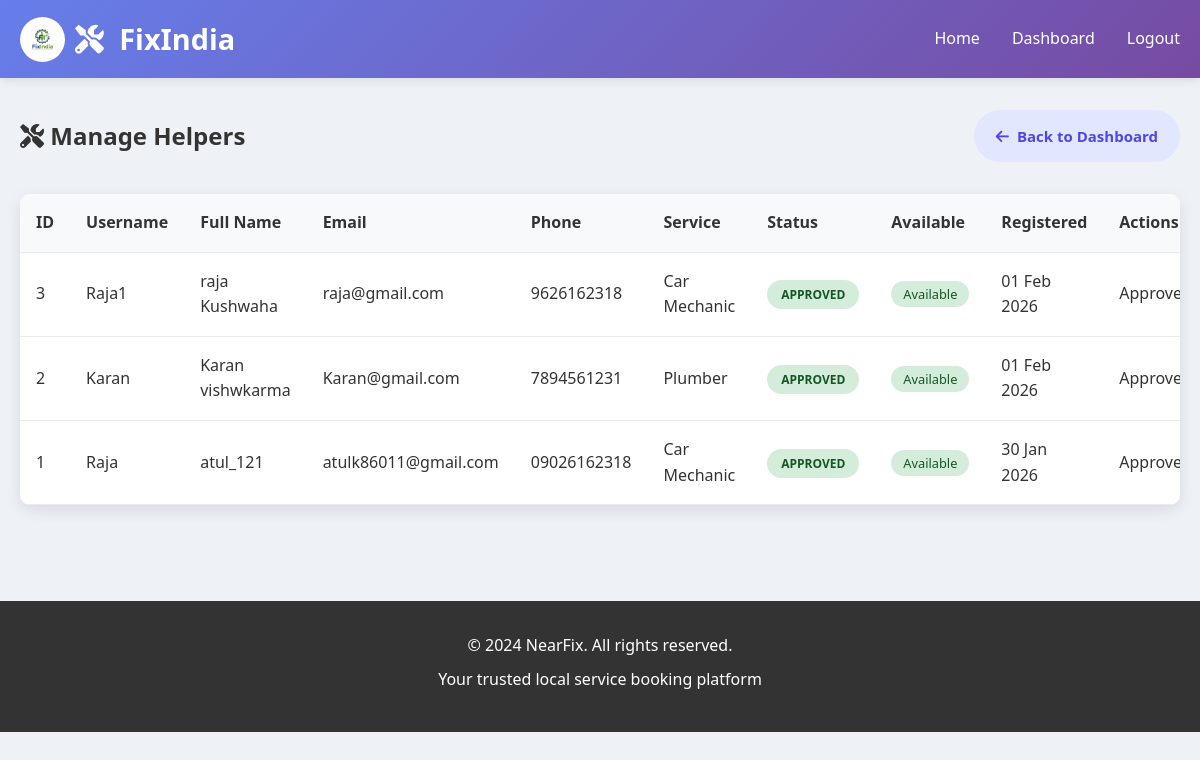
Screenshot of /admin/helpers (signed in) with the database file from the repository.
### tables this page shows
CREATE TABLE helpers (
                helper_id INTEGER PRIMARY KEY AUTOINCREMENT,
                username TEXT UNIQUE NOT NULL,
                email TEXT UNIQUE NOT NULL,
                password TEXT NOT NULL,
                full_name TEXT NOT NULL,
                phone TEXT,
                service_type_id INTEGER,
                latitude REAL,
                longitude REAL,
                is_available BOOLEAN DEFAULT 1,
                is_approved BOOLEAN DEFAULT 0,
                created_at TIMESTAMP DEFAULT CURRENT_TIMESTAMP,
                FOREIGN KEY (service_type_id) REFERENCES services(service_id)
            );

CREATE TABLE services (
                service_id INTEGER PRIMARY KEY AUTOINCREMENT,
                service_name TEXT NOT NULL,
                description TEXT,
                created_at TIMESTAMP DEFAULT CURRENT_TIMESTAMP
            );

### app.py (the view)
    def decorated_function(*args, **kwargs):
        if 'admin_id' not in session:
            flash('Admin access required!', 'error')
            return redirect(url_for('admin_login'))
        return f(*args, **kwargs)

### app.py (called while the page is built)
def get_db_connection():
    conn = sqlite3.connect(DATABASE)
    conn.row_factory = sqlite3.Row
    return conn

@app.template_filter('date')
def format_date(value, fmt='%Y-%m-%d'):
    if isinstance(value, str):
        try:
            value = datetime.strptime(value, '%Y-%m-%d %H:%M:%S')
        except ValueError:
            return value
    return value.strftime(fmt)

def admin_required(f):
    def decorated_function(*args, **kwargs):
        if 'admin_id' not in session:
            flash('Admin access required!', 'error')
            return redirect(url_for('admin_login'))
        return f(*args, **kwargs)
    decorated_function.__name__ = f.__name__
    return decorated_function

@app.route('/admin/helpers')
@admin_required
def admin_helpers():
    conn = get_db_connection()
    helpers = conn.execute('''
        SELECT h.*, s.service_name
        FROM helpers h
        LEFT JOIN services s ON h.service_type_id = s.service_id
        ORDER BY h.created_at DESC
    ''').fetchall()
    conn.close()
    return render_template('admin_helpers.html', helpers=helpers)

### templates/admin_helpers.html (shortened to what this page needs)
{% extends "base.html" %}
{% block content %}
<section class="admin-section">
    <div class="container">
        <div class="section-header">
            <h2><i class="fas fa-tools"></i> Manage Helpers</h2>
            <a href="{{ url_for('admin_dashboard') }}" class="btn btn-secondary">
                <i class="fas fa-arrow-left"></i> Back to Dashboard
            </a>
        </div>
        <div class="helpers-table">
            {% if helpers %}
                <table>
                    <thead>
                        <tr>
                            <th>ID</th>
                            <th>Username</th>
                            <th>Full Name</th>
                            <th>Email</th>
                            <th>Phone</th>
                            <th>Service</th>
                            <th>Status</th>
                            <th>Available</th>
                            <th>Registered</th>
                            <th>Actions</th>
                        </tr>
                    </thead>
                    <tbody>
                        {% for helper in helpers %}
                            <tr>
                                <td>{{ helper.helper_id }}</td>
                                <td>{{ helper.username }}</td>
                                <td>{{ helper.full_name }}</td>
                                <td>{{ helper.email }}</td>
                                <td>{{ helper.phone or 'N/A' }}</td>
                                <td>{{ helper.service_name }}</td>
                                <td>
                                    <span class="status-badge {{ 'approved' if helper.is_approved else 'pending' }}">
                                        {{ 'Approved' if helper.is_approved else 'Pending' }}
                                    </span>
                                </td>
                                <td>
                                    <span class="availability-badge {{ 'available' if helper.is_available else 'busy' }}">
                                        {{ 'Available' if helper.is_available else 'Busy' }}
                                    </span>
                                </td>
                                <td>{{ helper.created_at | date('%d %b %Y') }}</td>
                                <td>
                                    {% if not helper.is_approved %}
                                        <a href="{{ url_for('approve_helper', helper_id=helper.helper_id) }}" class="btn btn-success btn-sm">
                                            <i class="fas fa-check"></i> Approve
                                        </a>
                                    {% else %}
                                        <span class="text-muted">Approved</span>
                                    {% endif %}
                                </td>
                            </tr>
                        {% endfor %}
                    </tbody>
                </table>
            {% else %}
                <div class="no-data">
                    <i class="fas fa-tools"></i>
                    <p>No helpers registered yet.</p>
                </div>
            {% endif %}
        </div>
    </div>
</section>
{% endblock %}

### static/css/style.css (style rules this page uses)
* { margin: 0; padding: 0; box-sizing: border-box; }
body { font-family: 'Segoe UI', Tahoma, Geneva, Verdana, sans-serif; line-height: 1.6; color: #333; background-color: #f8f9fa; }
.container { max-width: 1200px; margin: 0 auto; padding: 0 20px; }
.btn { display: inline-block; padding: 12px 24px; border: none; border-radius: 5px; cursor: pointer; text-decoration: none; font-weight: 500; transition: all 0.3s; text-align: center; }
.btn-secondary { background: #6c757d; color: white; }
.status-badge { padding: 4px 12px; border-radius: 20px; font-size: 0.8rem; font-weight: 500; text-transform: uppercase; }
.availability-badge { padding: 4px 12px; border-radius: 20px; font-size: 0.8rem; font-weight: 500; }
.available { background: #d4edda; color: #155724; }
.approved { background: #d4edda; color: #155724; }
.requests-table, .users-table, .helpers-table, .services-table { background: white; border-radius: 10px; overflow: hidden; box-shadow: 0 5px 15px rgba(0,0,0,0.1); }
.requests-table table, .users-table table, .helpers-table table, .services-table table { width: 100%; border-collapse: collapse; }
.requests-table th, .requests-table td, .users-table th, .users-table td, .helpers-table th, .helpers-table td, .services-table th, .services-table td { padding: 1rem; text-align: left; border-bottom: 1px solid #e9ecef; }
.requests-table th, .users-table th, .helpers-table th, .services-table th { background: #f8f9fa; font-weight: 600; color: #333; }
.admin-section { padding: 2rem 0; }
.section-header { display: flex; justify-content: space-between; align-items: center; margin-bottom: 2rem; }
.section-header h2 { color: #333; }

### static/css/dashboard.css (style rules this page uses)
:root { --primary:#4f46e5; --primary-dark:#4338ca; --secondary:#64748b; --bg:#f1f5f9; --card:#ffffff; --border:#e5e7eb; --text:#1f2937; --muted:#6b7280; --success:#22c55e; --warning:#f59e0b; --danger:#ef4444; }
.container { max-width:1200px; margin:auto; }
.btn { padding:14px 22px; border-radius:999px; border:none; cursor:pointer; font-size:15px; font-weight:600; display:inline-flex; align-items:center; gap:8px; transition:0.3s; }
.btn-secondary { background:#e0e7ff; color:var(--primary); }
.status-badge { padding:6px 14px; border-radius:999px; font-size:12px; font-weight:700; text-transform:uppercase; }

### static/css/user.css (style rules this page uses)
html, body { margin: 0; padding: 0; font-family: 'Segoe UI', Tahoma, Geneva, Verdana, sans-serif; background: #eef2f7; overflow-y: auto; }

### rows the page displays
helpers: helper_id "3", username "Raja1", full_name "raja Kushwaha", email "raja@gmail.com", phone "9626162318", service_name "Car Mechanic", is_approved "APPROVED", is_available "Available", shows "Approved"
helpers: helper_id "2", username "Karan", full_name "Karan vishwkarma", email "Karan@gmail.com", phone "7894561231", service_name "Plumber", is_approved "APPROVED", is_available "Available", shows "Approved"
helpers: helper_id "1", username "Raja", full_name "atul_121", email "atulk86011@gmail.com", phone "09026162318", service_name "Car Mechanic", is_approved "APPROVED", is_available "Available", shows "Approved"
